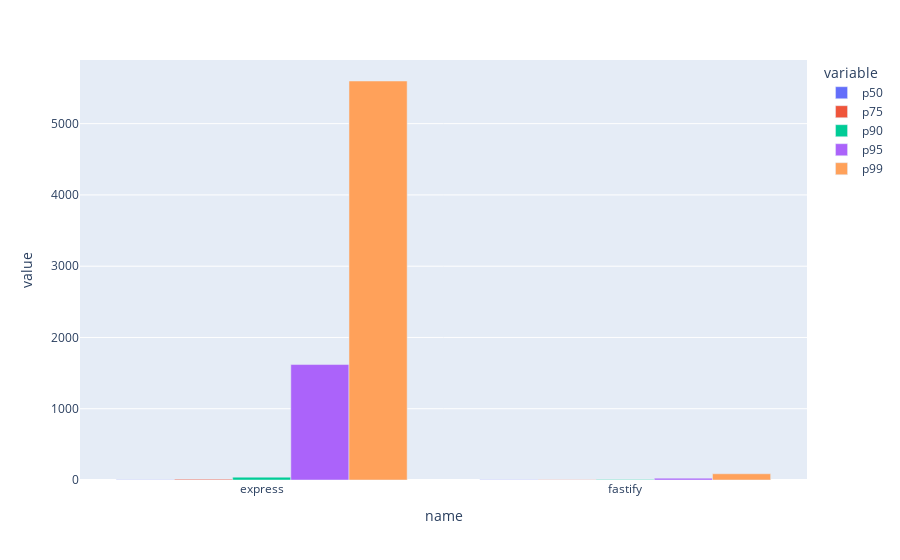

The code cell stored with this chart in its notebook:
### Code cell
fig_p = px.bar(df, x='name', y=['p50', 'p75', 'p90', 'p95', 'p99'], barmode='group')
fig_p.show()

### Figure 1 — Plotly figure (JSON) as saved in the notebook; plotly's stock layout.template omitted (floating-point values rounded to 4 significant figures)
{"data": [{"alignmentgroup": "True", "hovertemplate": "variable=p50<br>name=%{x}<br>value=%{y}<extra></extra>", "legendgroup": "p50", "marker": {"color": "#636efa", "pattern": {"shape": ""}}, "name": "p50", "offsetgroup": "p50", "orientation": "v", "showlegend": true, "textposition": "auto", "x": ["express", "fastify"], "xaxis": "x", "y": [5.0, 2.0], "yaxis": "y", "type": "bar"}, {"alignmentgroup": "True", "hovertemplate": "variable=p75<br>name=%{x}<br>value=%{y}<extra></extra>", "legendgroup": "p75", "marker": {"color": "#EF553B", "pattern": {"shape": ""}}, "name": "p75", "offsetgroup": "p75", "orientation": "v", "showlegend": true, "textposition": "auto", "x": ["express", "fastify"], "xaxis": "x", "y": [12.1, 4.0], "yaxis": "y", "type": "bar"}, {"alignmentgroup": "True", "hovertemplate": "variable=p90<br>name=%{x}<br>value=%{y}<extra></extra>", "legendgroup": "p90", "marker": {"color": "#00cc96", "pattern": {"shape": ""}}, "name": "p90", "offsetgroup": "p90", "orientation": "v", "showlegend": true, "textposition": "auto", "x": ["express", "fastify"], "xaxis": "x", "y": [40.0, 7.9], "yaxis": "y", "type": "bar"}, {"alignmentgroup": "True", "hovertemplate": "variable=p95<br>name=%{x}<br>value=%{y}<extra></extra>", "legendgroup": "p95", "marker": {"color": "#ab63fa", "pattern": {"shape": ""}}, "name": "p95", "offsetgroup": "p95", "orientation": "v", "showlegend": true, "textposition": "auto", "x": ["express", "fastify"], "xaxis": "x", "y": [1620.0, 25.8], "yaxis": "y", "type": "bar"}, {"alignmentgroup": "True", "hovertemplate": "variable=p99<br>name=%{x}<br>value=%{y}<extra></extra>", "legendgroup": "p99", "marker": {"color": "#FFA15A", "pattern": {"shape": ""}}, "name": "p99", "offsetgroup": "p99", "orientation": "v", "showlegend": true, "textposition": "auto", "x": ["express", "fastify"], "xaxis": "x", "y": [5598.0, 87.4], "yaxis": "y", "type": "bar"}], "layout": {"xaxis": {"anchor": "y", "domain": [0.0, 1.0], "title": {"text": "name"}}, "yaxis": {"anchor": "x", "domain": [0.0, 1.0], "title": {"text": "value"}}, "legend": {"title": {"text": "variable"}, "tracegroupgap": 0}, "margin": {"t": 60}, "barmode": "group"}}
